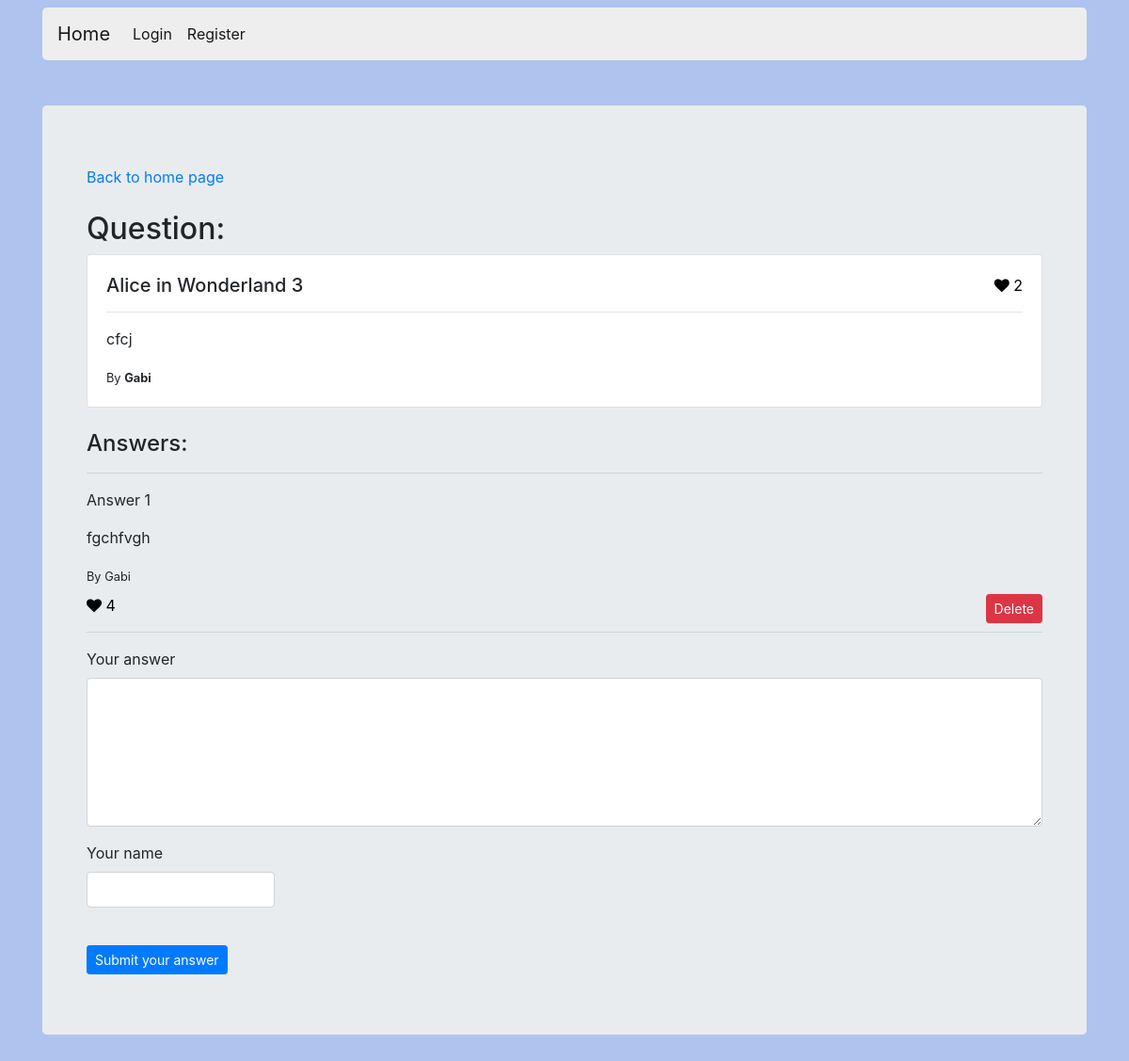
Before: /respond-question/1 with the older database file.
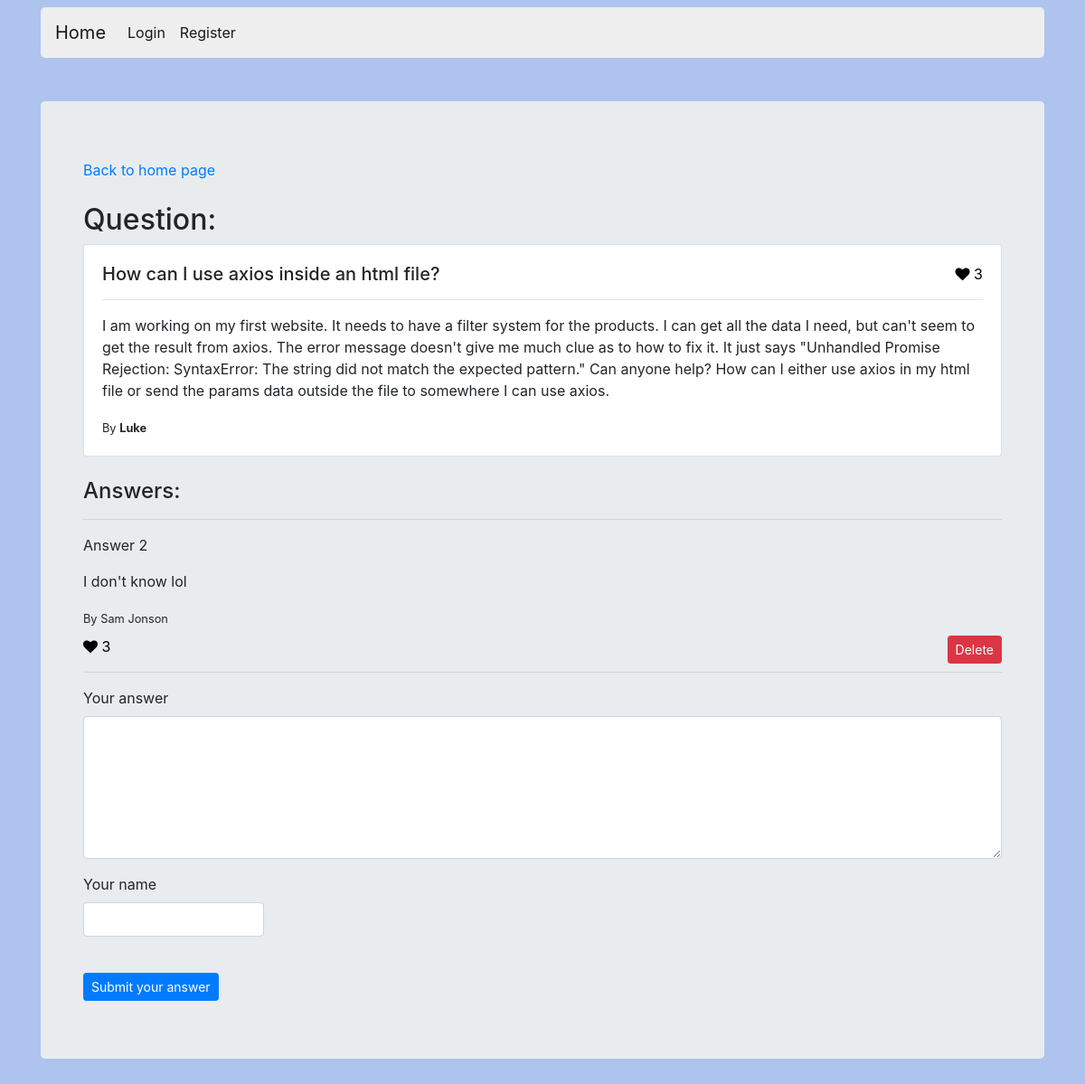
After: the same page with the newer database file.
### app.py (models this page shows)
class Question(db.Model):
    id = db.Column(db.Integer, primary_key=True, nullable=False)
    title = db.Column(db.String(100), nullable=False)
    description = db.Column(db.Text(), nullable=False)
    author = db.Column(db.String(100), nullable=False)
    likes = db.relationship('Likes', backref='question')
    responses = db.relationship('Response', backref='question')
    user_id = db.Column(db.Integer, db.ForeignKey('user.id'))

class Response(db.Model):
    id = db.Column(db.Integer, primary_key=True, nullable=False)
    response = db.Column(db.Text(), nullable=True)
    author = db.Column(db.String(100), nullable=False)
    likes = db.relationship('Likes', backref='response')
    question_id = db.Column(db.Integer, db.ForeignKey('question.id'))

### app.py (the view)
@app.route('/respond-question/<id>', methods=['GET', 'POST'])
def respond_to_question(id):
    question = Question.query.get_or_404(id)
    if request.method == 'POST':
        response = request.form['response']
        author = request.form['author']
        new_response = Response(
            response=response, author=author, question=question)
        db.session.add(new_response)
        db.session.commit()
        return redirect(f'/respond-question/{id}')
    else:
        return render_template('respond.html', question=question)

### templates/respond.html (shortened to what this page needs)
{% extends 'layout.html' %}
{% block body %}
<div class="mt-5 container jumbotron">
    <div class="container">
        <a href="/" class="btnbtn-sm">Back to home page</a>
        <br>
        <br>
        <h2>Question: </h2>
        <div class="card" style="width:100%">
            <div class="card-body">
                <div id="title" class="float-left">
                    <h5 class="card-title">{{question.title}}</h5>
                </div>
                <div id="like" class="float-right">
                    <a href="/like-question/{{ question.id }}" id="like"><i class="fa fa-heart"></i>
                        {{  question.likes|length }}</a>
                </div>
                <br>
                <hr>
                <p class="card-text">{{question.description}}</p>
                <small>By <strong>{{ question.author }}</strong></small> <br>
            </div>
        </div>
        <br>
    </div>
    <div class="container">
        <h4>Answers: </h4>
        {% for response in question.responses %}
        <hr>
        <p>Answer {{response.id}}</p>
        <p class="card-text">{{ response.response }}</p>
        <small>By {{ response.author }}</small> <br>
        <div class="mt-2">
            <a href="/delete-response/{{ response.id }}" class="btn btn-danger btn-sm float-right">Delete</a>
            <div>
                <a href="/like-response/{{ response.id }}" id="like"> <i class="fa fa-heart"></i>
                    {{  response.likes|length }}</a>
            </div>
        </div>
        <hr>
        {% endfor %}
    </div>
    <div class="container">
        <form action="/respond-question/{{ question.id }}" method="POST">
            <div class="form-group">
                <label for="response">Your answer</label>
                <textarea class="form-control" id="response" rows="6" name="response" required></textarea>
            </div>
            <div class="form-group">
                <label for="response">Your name</label>
                <input style="width: 200px;" class="form-control" id="author" name="author" required>
            </div>
            <br>
            <button class="btn btn-primary btn-sm" type="submit">Submit your answer</button>
        </form>
    </div>
</div>
{% endblock %}

Changed rows visible on the page:
no longer on this page (row edited): Response: id "1", response "fgchfvgh", author "Gabi", likes|length "4"
changed Question: title "Alice in Wonderland 3" → "How can I use axios inside an html file?"; description "cfcj" → "I am working on my first website. It needs to have a filter system for the products. I can get all the data I need, but can't seem to get the result from axios. The error message doesn't give me much clue as to how to fix it. It just says \"Unhandled Promise Rejection: SyntaxError: The string did not match the expected pattern.\" Can anyone help? How can I either use axios in my html file or send the params data outside the file to somewhere I can use axios."; author "Gabi" → "Luke"
added Response: id "2", response "I don't know lol", author "Sam Jonson", likes|length "3"
Other visible differences:
{{ question.likes|length }}: "2" → "3"
